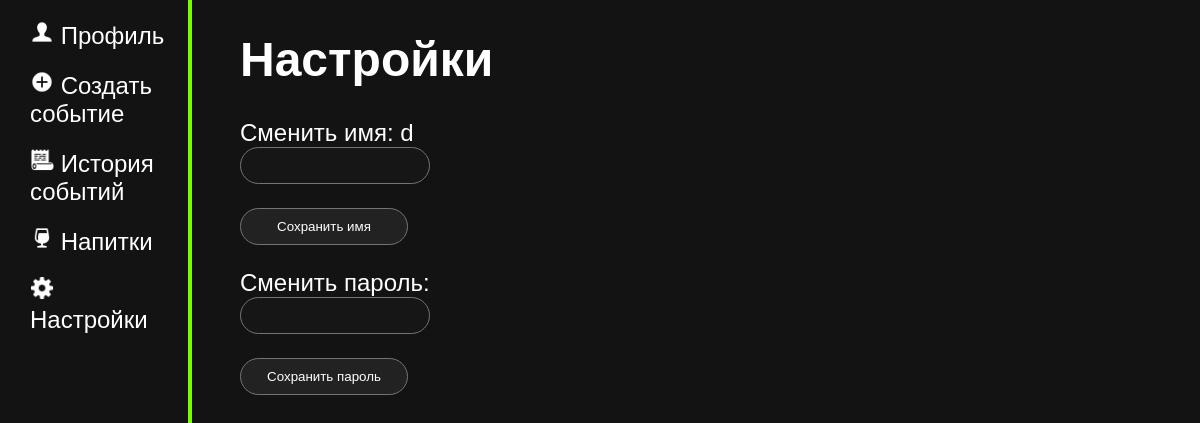
Before: /settings (signed in) with the older database file.
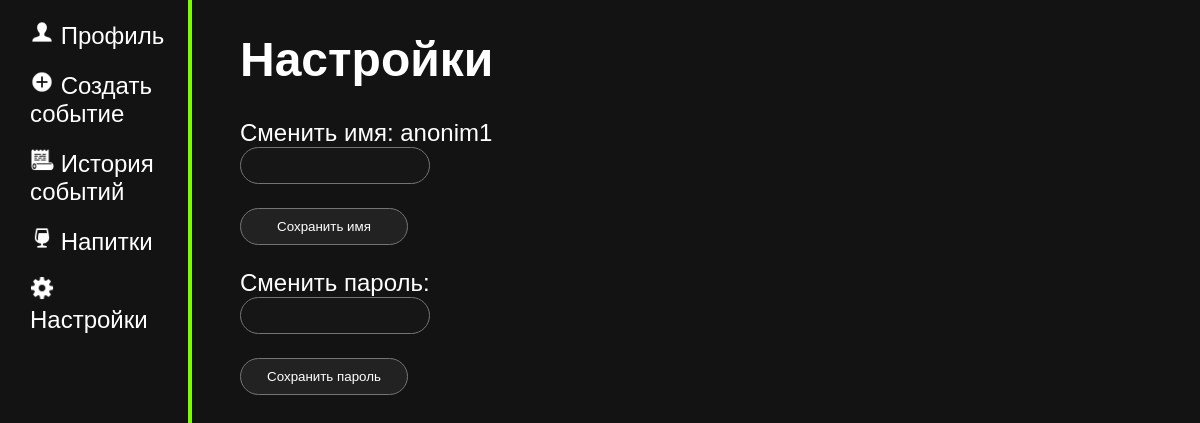
After: the same page with the newer database file.
### tables this page shows
CREATE TABLE user
(
    id INTEGER PRIMARY KEY AUTOINCREMENT,
    nickname TEXT NOT NULL,
    psw TEXT NOT NULL
);

### main.py (the view, shortened to what this page needs)
@app.route("/settings", methods = ["GET", "POST"])
def settings():
    return render_template("settings.html", name = current_user.get_nickname())

### data.py (called while the page is built)
    def get_user(self, user_id):
        try:
            self.cursor.execute(f"SELECT * FROM user WHERE id = {user_id} LIMIT 1")
            user = self.cursor.fetchone()
            return user
        except error:
                print("ОШИБКА! " + str(error))

### main.py (called while the page is built)
@login_manager.user_loader
def load_user(user_id):
    print("load user")
    return User().fromDB(user_id, D)

def connect_db():
    connect = sqlite3.connect(app.config['DATABASE'])
    connect.row_factory = sqlite3.Row
    return connect

def get_db():
    if not hasattr(g, "link_db"):
        g.link_db = connect_db()
        print("БАЗА ДАННЫХ ПОЛУЧЕНА")
    return g.link_db

@app.before_request
def before_request():
    global D
    db = get_db()
    D = Data(db)

### user.py (called while the page is built)
    def fromDB(self, user_id, db):
        self.__user = db.get_user(user_id)
        return self

    def get_nickname(self):
        return str(self.__user["nickname"])

### templates/settings.html (shortened to what this page needs)
{% extends 'base.html' %}
{%block body%}
<div class="main">
    <h1>Настройки</h1>
    <div class="forma">
        <form action="" id = "name" method="post">
            <p><label>Сменить имя: {{name}}
                    <br><input type="text" name="new_name" required min="4"> </label>
                    <p><input type="submit" value="Сохранить имя"></p>
                </form>
            <form action="" id="password" method="post">
            <p><label>Сменить пароль:
                    <br><input type="text" name="new_password"></label>
                <p><input type="submit" value="Сохранить пароль" required min="4"></p>
            </form>
    </div>
</div>
{%endblock body%}

Changed rows visible on the page:
now on this page (row edited): user: nickname "anonim1"
Other visible differences:
{{ name }}: "d" → (not shown)
